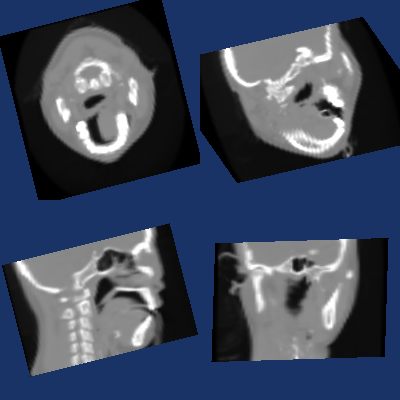

Source code (Python):
#!/usr/bin/env python

# Test images with Direction that has negative determinant (flip) with vtkImageResliceMapper.

import vtkmodules.vtkInteractionStyle  # noqa: F401
import vtkmodules.vtkRenderingOpenGL2  # noqa: F401

import os

from vtkmodules.vtkCommonTransforms import vtkTransform
from vtkmodules.vtkIOImage import vtkImageReader2
from vtkmodules.vtkInteractionStyle import vtkInteractorStyleImage
from vtkmodules.vtkRenderingCore import (
    vtkImageSlice,
    vtkRenderWindow,
    vtkRenderWindowInteractor,
    vtkRenderer,
)
from vtkmodules.vtkRenderingImage import vtkImageResliceMapper

data_dir = os.environ.get("VPE_DATA_DIR", os.path.dirname(os.path.abspath(__file__)))

# Compute a direction matrix with a flip for testing
trans = vtkTransform()
trans.RotateWXYZ(20, 0.7071067811865476, 0.0, 0.7071067811865476)
# apply an anterior-posterior flip to the orientation
trans.Scale(1.0, -1.0, 1.0)

column_0 = list(trans.TransformVector(1.0, 0.0, 0.0))
column_1 = list(trans.TransformVector(0.0, 1.0, 0.0))
column_2 = list(trans.TransformVector(0.0, 0.0, 1.0))

direction = [
    column_0[0], column_1[0], column_2[0],
    column_0[1], column_1[1], column_2[1],
    column_0[2], column_1[2], column_2[2],
]

# Read headsq data with flipped direction
reader = vtkImageReader2()
reader.SetDataByteOrderToLittleEndian()
reader.SetDataExtent(0, 63, 0, 63, 1, 93)
reader.SetDataSpacing(3.2, 3.2, 1.5)
reader.SetDataDirection(direction)
reader.SetDataOrigin(2.5, -13.6, 2.8)
reader.SetFilePrefix(os.path.join(data_dir, "headsq", "quarter"))
reader.Update()

# Viewport 0: texture interpolation, camera along X axis
image_mapper_0 = vtkImageResliceMapper()
image_mapper_0.SetInputConnection(reader.GetOutputPort())
image_mapper_0.SliceAtFocalPointOn()
image_mapper_0.SliceFacesCameraOn()
image_mapper_0.ResampleToScreenPixelsOff()

image_0 = vtkImageSlice()
image_0.SetMapper(image_mapper_0)
image_0.GetProperty().SetColorWindow(2000)
image_0.GetProperty().SetColorLevel(1000)

# Viewport 1: texture interpolation, camera along Y axis
image_mapper_1 = vtkImageResliceMapper()
image_mapper_1.SetInputConnection(reader.GetOutputPort())
image_mapper_1.SliceAtFocalPointOn()
image_mapper_1.SliceFacesCameraOn()
image_mapper_1.ResampleToScreenPixelsOff()

image_1 = vtkImageSlice()
image_1.SetMapper(image_mapper_1)
image_1.GetProperty().SetColorWindow(2000)
image_1.GetProperty().SetColorLevel(1000)

# Viewport 2: reslice interpolation, camera along Z axis
image_mapper_2 = vtkImageResliceMapper()
image_mapper_2.SetInputConnection(reader.GetOutputPort())
image_mapper_2.SliceAtFocalPointOn()
image_mapper_2.SliceFacesCameraOn()
image_mapper_2.ResampleToScreenPixelsOn()

image_2 = vtkImageSlice()
image_2.SetMapper(image_mapper_2)
image_2.GetProperty().SetColorWindow(2000)
image_2.GetProperty().SetColorLevel(1000)

# Viewport 3: reslice interpolation, camera along X axis, oblique view
image_mapper_3 = vtkImageResliceMapper()
image_mapper_3.SetInputConnection(reader.GetOutputPort())
image_mapper_3.SliceAtFocalPointOn()
image_mapper_3.SliceFacesCameraOn()
image_mapper_3.ResampleToScreenPixelsOn()

image_3 = vtkImageSlice()
image_3.SetMapper(image_mapper_3)
image_3.GetProperty().SetColorWindow(2000)
image_3.GetProperty().SetColorLevel(1000)

# Renderers
renderer_0 = vtkRenderer()
renderer_0.SetBackground(0.1, 0.2, 0.4)
renderer_0.SetViewport(0.0, 0.0, 0.5, 0.5)
renderer_0.AddViewProp(image_0)

renderer_1 = vtkRenderer()
renderer_1.SetBackground(0.1, 0.2, 0.4)
renderer_1.SetViewport(0.5, 0.0, 1.0, 0.5)
renderer_1.AddViewProp(image_1)

renderer_2 = vtkRenderer()
renderer_2.SetBackground(0.1, 0.2, 0.4)
renderer_2.SetViewport(0.0, 0.5, 0.5, 1.0)
renderer_2.AddViewProp(image_2)

renderer_3 = vtkRenderer()
renderer_3.SetBackground(0.1, 0.2, 0.4)
renderer_3.SetViewport(0.5, 0.5, 1.0, 1.0)
renderer_3.AddViewProp(image_3)

# Render window
render_window = vtkRenderWindow()
render_window.SetSize(400, 400)
render_window.AddRenderer(renderer_0)
render_window.AddRenderer(renderer_1)
render_window.AddRenderer(renderer_2)
render_window.AddRenderer(renderer_3)
render_window.SetWindowName("reslice mapper oriented flip")

# Scene
bounds_0 = image_mapper_0.GetBounds()
point_0 = [0.5 * (bounds_0[0] + bounds_0[1]), 0.5 * (bounds_0[2] + bounds_0[3]), 0.5 * (bounds_0[4] + bounds_0[5])]
camera_0 = renderer_0.GetActiveCamera()
camera_0.SetFocalPoint(point_0)
point_0[0] += 500.0
camera_0.SetPosition(point_0)
camera_0.ParallelProjectionOn()
camera_0.SetParallelScale(120.0)
camera_0.SetViewUp(0.0, 0.0, -1.0)

bounds_1 = image_mapper_1.GetBounds()
point_1 = [0.5 * (bounds_1[0] + bounds_1[1]), 0.5 * (bounds_1[2] + bounds_1[3]), 0.5 * (bounds_1[4] + bounds_1[5])]
camera_1 = renderer_1.GetActiveCamera()
camera_1.SetFocalPoint(point_1)
point_1[1] += 500.0
camera_1.SetPosition(point_1)
camera_1.ParallelProjectionOn()
camera_1.SetParallelScale(120.0)
camera_1.SetViewUp(0.0, 0.0, -1.0)

bounds_2 = image_mapper_2.GetBounds()
point_2 = [0.5 * (bounds_2[0] + bounds_2[1]), 0.5 * (bounds_2[2] + bounds_2[3]), 0.5 * (bounds_2[4] + bounds_2[5])]
camera_2 = renderer_2.GetActiveCamera()
camera_2.SetFocalPoint(point_2)
point_2[2] += 500.0
camera_2.SetPosition(point_2)
camera_2.ParallelProjectionOn()
camera_2.SetParallelScale(120.0)

bounds_3 = image_mapper_3.GetBounds()
point_3 = [0.5 * (bounds_3[0] + bounds_3[1]), 0.5 * (bounds_3[2] + bounds_3[3]), 0.5 * (bounds_3[4] + bounds_3[5])]
camera_3 = renderer_3.GetActiveCamera()
camera_3.SetFocalPoint(point_3)
point_3[0] += 500.0
camera_3.SetPosition(point_3)
camera_3.ParallelProjectionOn()
camera_3.SetParallelScale(120.0)
camera_3.SetViewUp(0.0, 0.0, -1.0)
camera_3.Azimuth(30)
camera_3.Elevation(40)

# Interactor
style = vtkInteractorStyleImage()
interactor = vtkRenderWindowInteractor()
interactor.SetRenderWindow(render_window)
interactor.SetInteractorStyle(style)

interactor.Initialize()
interactor.Start()
